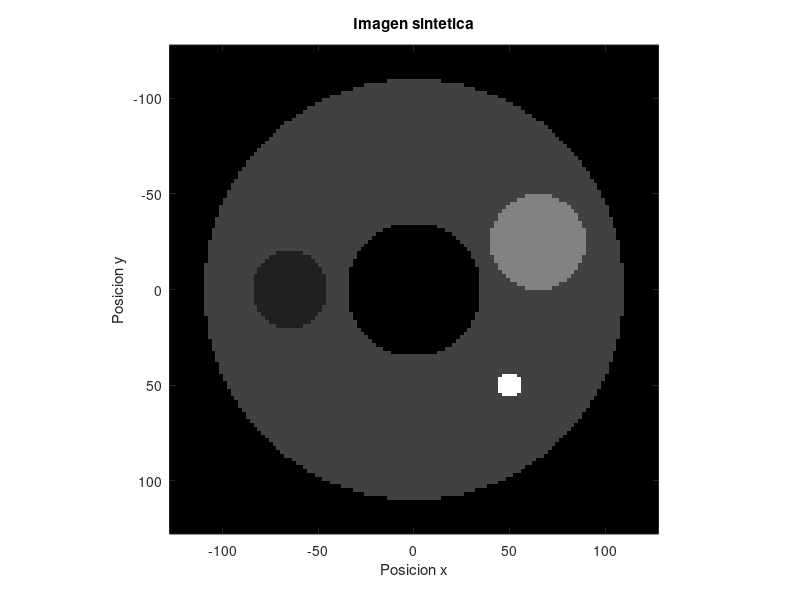

MATLAB code for this plot:
% definicion de los parametros para cada circulo dentro de la imagen
% parametros: centro en x, centro en y, radio, coef. atenuacion (intensidad)
circ = [ 0 0 110 2;
 -65 0 20 1;
 0 0 35 0;
 65 -25 25 4;
 50 50 7 8];
% parametros de la imagen: numero de pixeles, tamano, etc.
nx = 128;
ny = 128;
dx = 2; % resolucion: 2 mm / pixel
x = dx * ([1:nx]'-(nx+1)/2);
y = -dx * ([1:ny]'-(ny+1)/2);
xx = x(:,ones(1,nx));
yy = y(:,ones(1,ny))';
% generar los datos para la imagen sintetica
phantom = zeros(nx,ny);
for ii=1:size(circ,1)
 cx = circ(ii,1);
 cy = circ(ii,2);
 rad = circ(ii,3);
 amp = circ(ii,4);
 t = find( ((xx-cx)/rad).^2 + ((yy-cy)/rad).^2 <= 1 );
 phantom(t) = amp * ones(size(t));
end
% visualizar la imagen sintetica
figure(1)
 imagesc(x, y, phantom') % Se usa la transpuesta (') y los valores x y y
 colormap('gray')
 axis('square')
 title('Imagen sintetica')
 xlabel('Posicion x')
 ylabel('Posicion y')